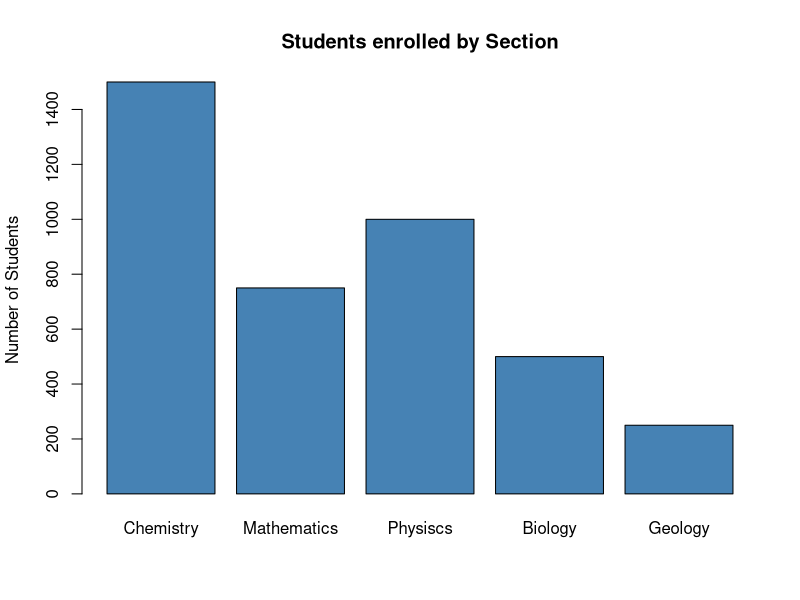
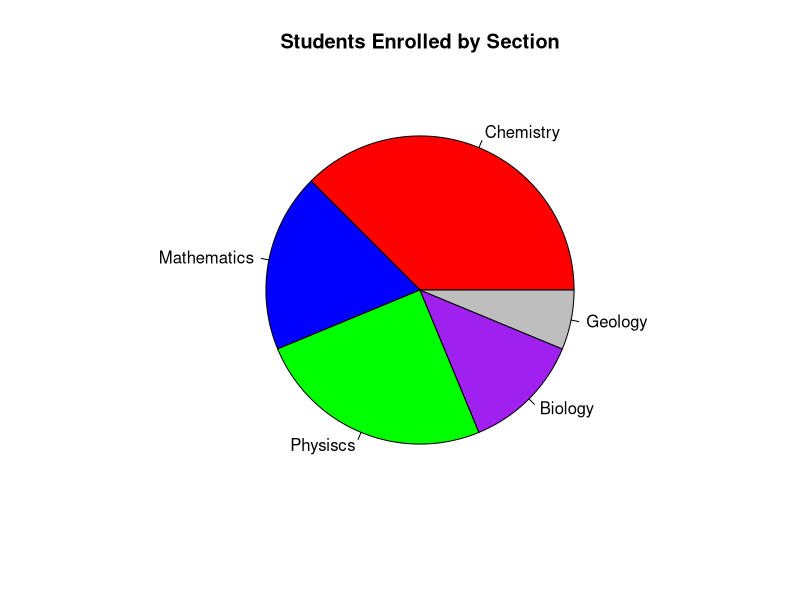

Here is the R script that generated these plots, in order:
##ABSOLUTE FREQUENCY-------------------------------------------------------
absolute_frequency <- function(data) {
  modalities <- sort(unique(data))
  counts <- numeric(length(modalities))
  for (i in seq_along(modalities)) {
    counts[i] <- sum(data == modalities[i])
  }
  names(counts) <- modalities
  counts
}
##RELATIVE FREQUENCY-----------------------------------------------------
relative_frequency <- function(absolute_freq, total_n) {
  absolute_freq / total_n
}
##CUMULATIVE ABSOLUTE FREQUENCY-------------------------------------------
cumulative_absolute_frequency <- function(absolute_freqs) {
  cumulative <- numeric(length(absolute_freqs))
  total <- 0
  for (i in seq_along(absolute_freqs)) {
    total <- total + absolute_freqs[i]
    cumulative[i] <- total
  }
  cumulative
}
##CUMULATIVE RELATIVE FREQUENCY-----------------------------------------------
cumulative_relative_frequency <- function(cumulative_absolute_freq, total_n) {
  cumulative_absolute_freq / total_n
}
##ARITHMETIC MEAN------------------------------------------------------------
mean(data)

##WEIGHTED MEAN-----------------------------------------------------------
weighted_mean <- function(values, weights) {
  numerator <- 0
  for (i in seq_along(values)) {
    numerator <- numerator + values[i] * weights[i]
  }
  numerator / sum(weights)
}
##PIE CHART AND BAR PLOT----------------------------------
data <- c(1500, 750, 1000, 500, 250)

names(data) <- c("Chemistry", "Mathematics", "Physiscs", "Biology", "Geology")

barplot(data,
        main = "Students enrolled by Section",
        ylab = "Number of Students",
        col  =  "steelblue")

pie(data,
    main = "Students Enrolled by Section",
    col = c("red", "blue", "green", "purple", "grey"))


##QUADRATIC MEAN-------------------------------------------------------
quadratic_mean <- function(data) {
  (sqrt(sum((data^2)) / length(data)))
}
##QUADRATIC MEAN GROUPED-----------------------------------------------------
quadratic_mean_grouped <- function(values, frequencies) {
  total <- 0
  for (i in seq_along(values)) {
    total <- total + values[i]^2 * frequencies[i]
  }
  sqrt(total / sum(frequencies))
}
##MODE VALUE----------------------------------------------------------------
mode_value <- function(data) {
  table <- table(data)
  as.numeric(names(table)[table == max(table)])
}
##MEDIAN VALUE--------------------------------------------------------------
median_value <- function(data) {
  quantile(data, 0.5)
}
##QUANTILE & PERCENTILE ----------------------------------------------------
data <- c(2, 5, 3, 4, 7, 0, 11, 2, 3, 8)

quartiles <- quantile(data, probs = c(0.25, 0.50, 0.75))
print("quartiles:")
print(quartiles)
percentile <- function(data, percentile_number) {
  quantile(data, percentile_number / 100)
}
##DEVIATION-------------------------------------------------------------------
deviation <- function(value, parameter) {
  abs(value - parameter)
}
##MEAN DEVIATION CONCERNING AVERAGE --------------------------------------------
mean_deviation_average <- function(data, parameter) {
  absolute_freqs <- absolute_frequency(data)
  values <- as.numeric(names(absolute_freqs))
  total <- 0
  for (i in seq_along(values)) {
    total <- total + deviation(values[i], parameter) * absolute_freqs[[i]]
  }
  total / length(data)
}
##MEAN DEVIATION---------------------------------------------------------------
mean_deviation <- function(data) {
  mean_deviation_average(data, unname(mean(data)))
}
##MEAN SQUARED ERROR-----------------------------------------------------------
mean_squared_error <- function(data, ref_point) {
  sum((data - ref_point)^2) / length(data)
}
##VARIANCE-------------------------------------------------------------------
variance <- function(data) { # var() from R is quasi variance
  n <- length(data)
  (var(data) * ((n - 1) / n))
}
##STANDARD DEVIATION---------------------------------------------------------
standard_deviation <- function(data) {
  sqrt(variance(data))
}
##PEARSON COEFFICIENT OF VARIATION---------------------------------------------
pearson_coeff_variation <- function(data) {
  standard_deviation((data)) / abs(mean(data))
}
##MOMENT RESPECT TO POINT-------------------------------------------------------
# If point == 0, calculating ORDINARY MOMENT
# If point == mean(data) calculating CENTRAL MOMENT
moment_with_respect_to_point <- function(data, order, point) {
  absolute_freqs <- absolute_frequency(data)
  values <- as.numeric(names(absolute_freqs))
  total <- 0
  for (i in seq_along(values)) {
    total <- total + absolute_freqs[[i]] * (values[i] - point)^order
  }
  total / length(data)
}
##PEARSON SKEWNESS COEFFICIENT-----------------------------------------------
pearson_skewness_coefficient <- function(data) {
  (mean(data) - mode_value(data)) / standard_deviation(data)
}
##FISHER SKEWNESS COEFFICIENT--------------------------------------------------
fisher_skewness_coefficient <- function(data) {
  moment_with_respect_to_point(data,3 , mean(data)) / standard_deviation(data)^3
}
##FISHER KURTOSIS COEFFICIENT-----------------------------------------------
fisher_kurtosis_coefficient <- function(data) {
  moment_with_respect_to_point(data,4, mean(data)) /
  standard_deviation(data)^4 - 3
}
